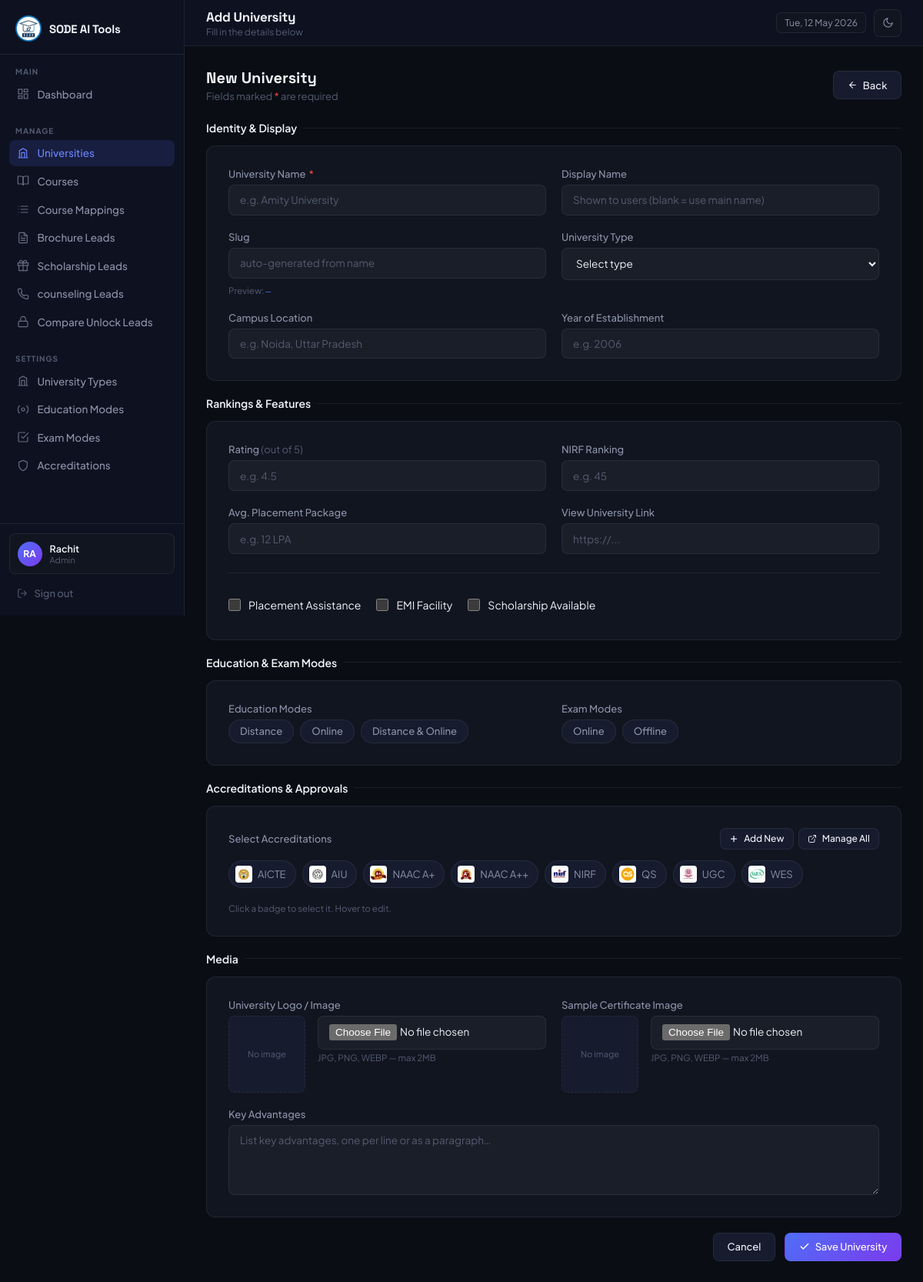
Page /admin/universities/add.php (signed in) on the committed database.
### tables this page shows
CREATE TABLE `education_modes` (
  `id` tinyint(3) UNSIGNED NOT NULL,
  `mode_name` varchar(100) NOT NULL
);

CREATE TABLE `exam_modes` (
  `id` tinyint(3) UNSIGNED NOT NULL,
  `mode_name` varchar(100) NOT NULL
);

CREATE TABLE `accreditations` (
  `id` smallint(5) UNSIGNED NOT NULL,
  `name` varchar(100) NOT NULL,
  `image` varchar(500) DEFAULT NULL
);

### includes/helpers.php (called while the page is built, shortened)
<?php
function e(mixed $val): string {
    return htmlspecialchars((string)$val, ENT_QUOTES, 'UTF-8');
}

### admin/universities/add.php (the view, shortened to what this page needs)
<?php
require_once '../../includes/db.php';
require_once '../../includes/helpers.php';
$edu_modes = $pdo->query("SELECT * FROM education_modes ORDER BY id")->fetchAll();
$exam_modes_all = $pdo->query("SELECT * FROM exam_modes ORDER BY id")->fetchAll();
$accreditations = $pdo->query("SELECT * FROM accreditations ORDER BY name")->fetchAll();
$old = $_POST;
?>
<!DOCTYPE html>
<html lang="en">
<head>
</head>
<body>
  <?php require_once __DIR__ . '/../includes/sidebar.php'; ?>
  <main class="main">
    <?php require_once __DIR__ . '/../includes/topbar.php'; ?>
    <div class="content">
      <div class="page-header">
        <div>
          <h3>New University</h3>
          <p>Fields marked <span style="color:var(--danger)">*</span> are required</p>
        </div>
        <a href="<?= ADMIN_URL ?>/universities/index.php" class="btn btn-secondary">
          <svg width="13" height="13" viewBox="0 0 24 24" fill="none" stroke="currentColor" stroke-width="2"
            stroke-linecap="round">
            <line x1="19" y1="12" x2="5" y2="12" />
            <polyline points="12 19 5 12 12 5" />
          </svg>
          Back
        </a>
      </div>
      <form method="POST" enctype="multipart/form-data" novalidate>
        <div class="section-title">Identity &amp; Display</div>
        <div class="form-card" style="margin-bottom:1.25rem;">
          <div class="form-grid">
            <div class="form-group">
              <label>University Name <span class="req">*</span></label>
              <input id="uni_name" name="name" type="text" class="form-control" placeholder="e.g. Amity University"
                value="<?= e($old['name'] ?? '') ?>" required>
            </div>
            <div class="form-group">
              <label>Display Name</label>
              <input name="display_name" type="text" class="form-control"
                placeholder="Shown to users (blank = use main name)" value="<?= e($old['display_name'] ?? '') ?>">
            </div>
            <div class="form-group">
              <label>Slug</label>
              <input id="uni_slug" name="slug" type="text" class="form-control" placeholder="auto-generated from name"
                value="<?= e($old['slug'] ?? '') ?>">
              <span class="form-hint">Preview: <code id="uni_slug_preview"
                  style="color:var(--accent);"><?= e($old['slug'] ?? '—') ?></code></span>
            </div>
            <div class="form-group">
              <label>University Type</label>
              <select name="university_type_id" class="form-control">
                <option value="">Select type</option>
              </select>
            </div>
            <div class="form-group">
              <label>Campus Location</label>
              <input name="campus_location" type="text" class="form-control" placeholder="e.g. Noida, Uttar Pradesh"
                value="<?= e($old['campus_location'] ?? '') ?>">
            </div>
            <div class="form-group">
              <label>Year of Establishment</label>
              <input name="year_of_establishment" type="text" inputmode="numeric" pattern="[0-9]{4}" maxlength="4"
                class="form-control" placeholder="e.g. 2006" value="<?= e($old['year_of_establishment'] ?? '') ?>">
            </div>
          </div>
        </div>
        <div class="section-title">Rankings &amp; Features</div>
        <div class="form-card" style="margin-bottom:1.25rem;">
          <div class="form-grid">
            <div class="form-group">
              <label>Rating <span style="color:var(--text-s);font-weight:400">(out of 5)</span></label>
              <input name="rating" type="number" step="0.1" min="0" max="5" class="form-control" placeholder="e.g. 4.5"
                value="<?= isset($old['rating']) ? (float)$old['rating'] : '' ?>">
            </div>
            <div class="form-group">
              <label>NIRF Ranking</label>
              <input name="nirf_ranking" type="number" min="1" class="form-control" placeholder="e.g. 45"
                value="<?= e($old['nirf_ranking'] ?? '') ?>">
            </div>
            <div class="form-group">
              <label>Avg. Placement Package</label>
              <input name="avg_placement_package" type="text" class="form-control" placeholder="e.g. 12 LPA"
                value="<?= e($old['avg_placement_package'] ?? '') ?>">
            </div>
            <div class="form-group">
              <label>View University Link</label>
              <input name="view_university_link" type="url" class="form-control" placeholder="https://..."
                value="<?= e($old['view_university_link'] ?? '') ?>">
            </div>
          </div>
          <hr class="section-divider">
          <div style="display:flex;flex-wrap:wrap;gap:1.25rem;">
            <label class="check-group"><input type="checkbox" name="placement_assistance" value="1"
                <?= !empty($old['placement_assistance']) ? 'checked' : '' ?>><span>Placement Assistance</span></label>
            <label class="check-group"><input type="checkbox" name="emi_facility" value="1"
                <?= !empty($old['emi_facility']) ? 'checked' : '' ?>><span>EMI Facility</span></label>
            <label class="check-group"><input type="checkbox" name="scholarship" value="1"
                <?= !empty($old['scholarship']) ? 'checked' : '' ?>><span>Scholarship Available</span></label>
          </div>
        </div>
        <div class="section-title">Education &amp; Exam Modes</div>
        <div class="form-card" style="margin-bottom:1.25rem;">
          <div class="form-grid">
            <div class="form-group">
              <label>Education Modes</label>
              <div class="check-grid">
                <?php foreach ($edu_modes as $m): ?>
                  <label class="check-pill">
                    <?= e($m['mode_name']) ?>
                  </label>
                <?php endforeach; ?>
              </div>
            </div>
            <div class="form-group">
              <label>Exam Modes</label>
              <div class="check-grid">
                <?php foreach ($exam_modes_all as $m): ?>
                  <label class="check-pill">
                    <?= e($m['mode_name']) ?>
                  </label>
                <?php endforeach; ?>
              </div>
            </div>
          </div>
        </div>
        <div class="section-title">Accreditations &amp; Approvals</div>
        <div class="form-card" style="margin-bottom:1.25rem;">
          <div class="accr-section-header">
            <label>Select Accreditations</label>
            <div class="accr-actions">
              <button type="button" class="btn btn-secondary btn-sm" onclick="openAddAccrModal()">
                <svg width="12" height="12" viewBox="0 0 24 24" fill="none" stroke="currentColor" stroke-width="2.5"
                  stroke-linecap="round">
                  <line x1="12" y1="5" x2="12" y2="19" />
                  <line x1="5" y1="12" x2="19" y2="12" />
                </svg>
                Add New
              </button>
              <a href="<?= ADMIN_URL ?>/masters/accreditations.php" target="_blank" class="btn btn-secondary btn-sm"
                title="Manage all accreditations">
                <svg width="12" height="12" viewBox="0 0 24 24" fill="none" stroke="currentColor" stroke-width="1.8"
                  stroke-linecap="round">
                  <path d="M18 13v6a2 2 0 0 1-2 2H5a2 2 0 0 1-2-2V8a2 2 0 0 1 2-2h6" />
                  <polyline points="15 3 21 3 21 9" />
                  <line x1="10" y1="14" x2="21" y2="3" />
                </svg>
                Manage All
              </a>
            </div>
          </div>
          <div class="accr-pill-grid" id="accr_pill_grid">
            <?php if ($accreditations): ?>
              <?php foreach ($accreditations as $a): ?>
                <label class="accr-pill" id="accr_pill_<?= $a['id'] ?>">
                  <?php if (!empty($a['image'])): ?>
                    <img src="<?= e($a['image']) ?>" alt="<?= e($a['name']) ?>" id="accr_img_<?= $a['id'] ?>">
                  <?php else: ?>
                    <span class="accr-pill-icon"
                      id="accr_icon_<?= $a['id'] ?>"><?= strtoupper(substr($a['name'], 0, 2)) ?></span>
                  <?php endif; ?>
                  <span id="accr_label_<?= $a['id'] ?>"><?= e($a['name']) ?></span>
                </label>
              <?php endforeach; ?>
            <?php else: ?>
              <p style="color:var(--text-s);font-size:13px;">No accreditations found. Add one using the button above.</p>
            <?php endif; ?>
          </div>
          <span class="form-hint">Click a badge to select it. Hover to edit.</span>
        </div>
        <div class="section-title">Media</div>
        <div class="form-card" style="margin-bottom:1.25rem;">
          <div class="form-grid">
            <div class="form-group">
              <label>University Logo / Image</label>
              <div style="display:flex;align-items:flex-start;gap:1rem;flex-wrap:wrap;">
                <div class="img-preview-wrap" id="img_preview_uni">
                  <span style="font-size:11px;color:var(--text-s);text-align:center;padding:8px;">No image</span>
                </div>
                <div style="flex:1;min-width:160px;">
                  <input type="file" id="image_input" name="image" accept="image/*" class="form-control">
                  <span class="form-hint">JPG, PNG, WEBP — max 2MB</span>
                </div>
              </div>
            </div>
            <div class="form-group">
              <label>Sample Certificate Image</label>
              <div style="display:flex;align-items:flex-start;gap:1rem;flex-wrap:wrap;">
                <div class="img-preview-wrap" id="img_preview_cert">
                  <span style="font-size:11px;color:var(--text-s);text-align:center;padding:8px;">No image</span>
                </div>
                <div style="flex:1;min-width:160px;">
                  <input type="file" id="cert_input" name="sample_certificate" accept="image/*" class="form-control">
                  <span class="form-hint">JPG, PNG, WEBP — max 2MB</span>
                </div>
              </div>
            </div>
            <div class="form-group full">
              <label>Key Advantages</label>
              <textarea name="key_advantages" class="form-control" rows="4"
                placeholder="List key advantages, one per line or as a paragraph…"><?= e($old['key_advantages'] ?? '') ?></textarea>
            </div>
          </div>
        </div>
        <div style="display:flex;gap:.75rem;justify-content:flex-end;">
          <a href="<?= ADMIN_URL ?>/universities/index.php" class="btn btn-secondary">Cancel</a>
          <button type="submit" class="btn btn-primary">
            <svg width="14" height="14" viewBox="0 0 24 24" fill="none" stroke="currentColor" stroke-width="2.5"
              stroke-linecap="round">
              <polyline points="20 6 9 17 4 12" />
            </svg>
            Save University
          </button>
        </div>
      </form>
    </div>
  </main>
</body>
</html>

### admin/includes/layout_head.php (style rules this page uses)
*, *::before, *::after { box-sizing: border-box; margin: 0; padding: 0; }
:root { color-scheme: dark; --bg: #0a0d14; --sidebar: #0e1120; --surface: #111520; --surface-h: #161b2e; --border: rgba(255, 255, 255, 0.07); --border-h: rgba(255, 255, 255, 0.13); --accent: #4f6ef7; --accent-h: #6b85ff; --accent-g: #7c3aed; --text: #f1f3f9; --text-m: #8b92a8; --text-s: #545c72; --success: #22c55e; --warning: #f59e0b; --danger: #ef4444; --radius: 12px; --radius-sm: 8px; --sidebar-w: 240px; }
select option { background: var(--surface); color: var(--text); }
body { font-family: 'Plus Jakarta Sans', sans-serif; background: var(--bg); color: var(--text); display: flex; min-height: 100vh; font-size: 14px; transition: background 0.2s, color 0.2s; overflow-x: hidden; }
.main { margin-left: var(--sidebar-w); flex: 1; display: flex; flex-direction: column; min-height: 100vh; min-width: 0; }
.content { padding: 1.75rem; flex: 1; min-width: 0; max-width: 100%; overflow-x: hidden; }
.section-title { font-size: 14px; font-weight: 600; color: var(--text); margin-bottom: 0.875rem; display: flex; align-items: center; gap: 8px; }
.section-title::after { content: ''; flex: 1; height: 1px; background: var(--border); }
.form-card { background: var(--surface); border: 1px solid var(--border); border-radius: var(--radius); padding: 1.75rem; }
.form-grid { display: grid; grid-template-columns: 1fr 1fr; gap: 1.25rem; }
.form-group { display: flex; flex-direction: column; gap: 6px; }
.form-group.full { grid-column: 1 / -1; }
.form-group label { font-size: 13px; font-weight: 500; color: var(--text-m); }
.form-group label span.req { color: var(--danger); margin-left: 2px; }
.form-control { width: 100%; background: rgba(255, 255, 255, 0.04); border: 1px solid var(--border); border-radius: var(--radius-sm); padding: 0.65rem 0.875rem; font-size: 13.5px; font-family: inherit; color: var(--text); transition: border-color 0.2s, box-shadow 0.2s; outline: none; }
.form-control::placeholder { color: var(--text-s); }
select.form-control { cursor: pointer; }
textarea.form-control { resize: vertical; min-height: 90px; }
.form-hint { font-size: 11.5px; color: var(--text-s); margin-top: 2px; }
.check-group { display: flex; align-items: center; gap: 10px; padding: 0.5rem 0; }
.check-group input[type=checkbox] { width: 16px; height: 16px; accent-color: var(--accent); cursor: pointer; }
.check-grid { display: flex; flex-wrap: wrap; gap: 0.5rem; }
.check-pill { display: flex; align-items: center; gap: 6px; padding: 0.4rem 0.875rem; border-radius: 20px; border: 1px solid var(--border); background: var(--surface-h); font-size: 12.5px; color: var(--text-m); cursor: pointer; transition: border-color 0.15s, color 0.15s, background 0.15s; user-select: none; }
.img-preview-wrap { width: 100px; height: 100px; border-radius: var(--radius-sm); border: 1px dashed var(--border); overflow: hidden; display: flex; align-items: center; justify-content: center; color: var(--text-s); font-size: 11px; background: var(--surface-h); }
.btn { display: inline-flex; align-items: center; gap: 7px; padding: 0.6rem 1.1rem; border-radius: var(--radius-sm); font-size: 13px; font-weight: 500; font-family: inherit; cursor: pointer; transition: opacity 0.2s, transform 0.15s, background 0.15s; text-decoration: none; border: 1px solid transparent; }
.btn-primary { background: linear-gradient(135deg, var(--accent) 0%, var(--accent-g) 100%); color: #fff; border-color: transparent; }
.btn-secondary { background: var(--surface-h); color: var(--text); border-color: var(--border); }
.btn-sm { padding: 0.35rem 0.7rem; font-size: 12px; }
.page-header { display: flex; align-items: center; justify-content: space-between; margin-bottom: 1.5rem; }
.page-header h3 { font-family: 'Space Grotesk', sans-serif; font-size: 20px; font-weight: 700; }
.page-header p { font-size: 13px; color: var(--text-s); margin-top: 3px; }

### rows in the picture
education_modes: mode_name "Distance"
education_modes: mode_name "Online"
education_modes: mode_name "Distance & Online"
exam_modes: mode_name "Online"
exam_modes: mode_name "Offline"
accreditations: image (picture), name "AICTE"
accreditations: image (picture), name "AIU"
accreditations: image (picture), name "NAAC A+"
accreditations: image (picture), name "NAAC A++"
accreditations: image (picture), name "NIRF"
accreditations: image (picture), name "QS"
accreditations: image (picture), name "UGC"
accreditations: image (picture), name "WES"

### other values in the picture
substr($_SESSION['admin_name'], 0, 2) "RA"
$_SESSION['admin_name'] "Rachit"
$_SESSION['admin_role'] "Admin"
$page_title "Add University"
$page_subtitle "Fill in the details below"
$old['slug'] "—"
